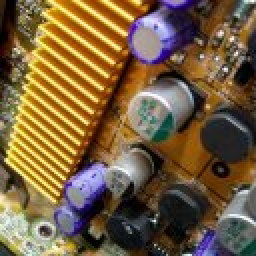
%> input picture Robert_Sobel_Thinning/test1.png, 128 x 128 px (shown 2 times larger)
$ octave --eval "result = robert('test1.png');"   (GNU Octave 9; MATLAB toolbox functions it lacks are replaced by stand-ins)
%> lines starting %> are read from the running program, lines starting %| are printed output that depends on the picture
function [gradientMag,gradientDir]=robert(Y)
%> called with Y = 'test1.png'
    z = imread(Y);
%> z is the input picture: size 128x128x3 uint8; mean R, G, B 119.9, 96.7, 63.7
    I = double(z);
    h = size(I, 1);
%> h = 128
    w = size(I, 2);
%> w = 128
    color= size(I, 3);
%> color = 3
    figure; subplot(3,3,1);imshow(uint8(I));title('Original');

    %figure;
    gradientMag = zeros(size(I));
    gradientDir = zeros(size(I));
    Gx = [0 0 0;0 1 0;0 0 -1];
    Gy = [0 0 1;0 -1 0;0 0 0];
    %Kernel idea from  http://homepages.inf.ed.ac.uk/rbf/HIPR2/roberts.htm

    for i = 2 : h-1
        for j = 2 : w-1
               for k = 1 : color
                   temp= I(i - 1 : i +1 , j-1 : j + 1, k);
                   a=sum(Gx .* temp);
                   x = sum(sum(a));
                   b= (sum(Gy.* temp));
                   y = sum(sum(b));
                   pixel =sqrt(x^2+ y^2);
                   gradientMag(i, j, k) = (pixel);
                   gradientDir(i,j,k) = atand(y/x);
               end
        end
    end
%> gradientDir: size 128x128x3 double; 0.89% of the values are NaN or infinite; the others: min -90, max 90, mean -0.905
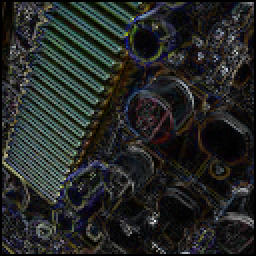
%> gradientMag: size 128x128x3 double (shown 2 times larger); mean R, G, B 37.4, 40, 38.1
    gradientMag = uint8(gradientMag);
%> gradientMag: size 128x128x3 uint8
    gradientDir = uint8(gradientDir);
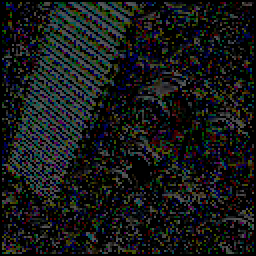
%> gradientDir: size 128x128x3 uint8 (shown 2 times larger); mean R, G, B 22.1, 24.3, 24.6
    subplot(3,3,2) ;imshow(gradientMag);
    subplot(3,3,3) ;imshow(gradientDir);

    %Threshold the value based on observing histogram
    %Grayscale will be much better to visualize

    subplot(3,3,5) ;histogram(gradientMag);title('Histogram for Gradient Magnitude');
    subplot(3,3,6) ;histogram(gradientDir);title('Histogram for Gradient Direction');
    gradientMag = rgb2gray(gradientMag);
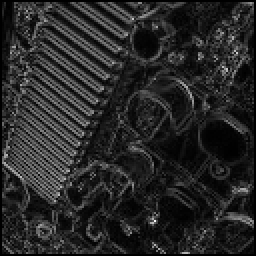
%> gradientMag: size 128x128 uint8 (shown 2 times larger); min 0, max 247, mean 39
    gradientDir = rgb2gray(gradientDir);
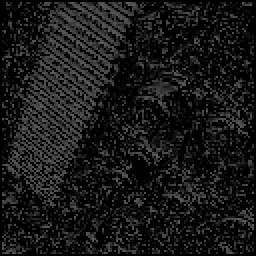
%> gradientDir: size 128x128 uint8 (shown 2 times larger); min 0, max 90, mean 23.7
    gradientMag(gradientMag>= 30) = 255;
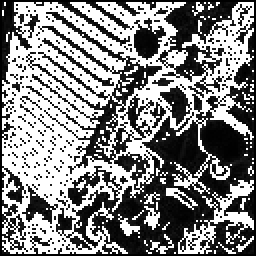
%> gradientMag: size 128x128 uint8 (shown 2 times larger); min 0, max 255, mean 131.9
    gradientMag(gradientMag < 30) = 0;
%> gradientMag: size 128x128 uint8; 48.8% white in thin lines or dots
    gradientDir(gradientDir >= 10) = 255;
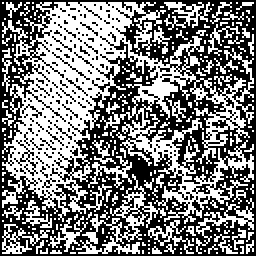
%> gradientDir: size 128x128 uint8 (shown 2 times larger); min 0, max 255, mean 124.7
    gradientDir(gradientDir < 10) =0;
%> gradientDir: size 128x128 uint8; 48.7% white in thin lines or dots
%> `result = robert('test1.png');`:
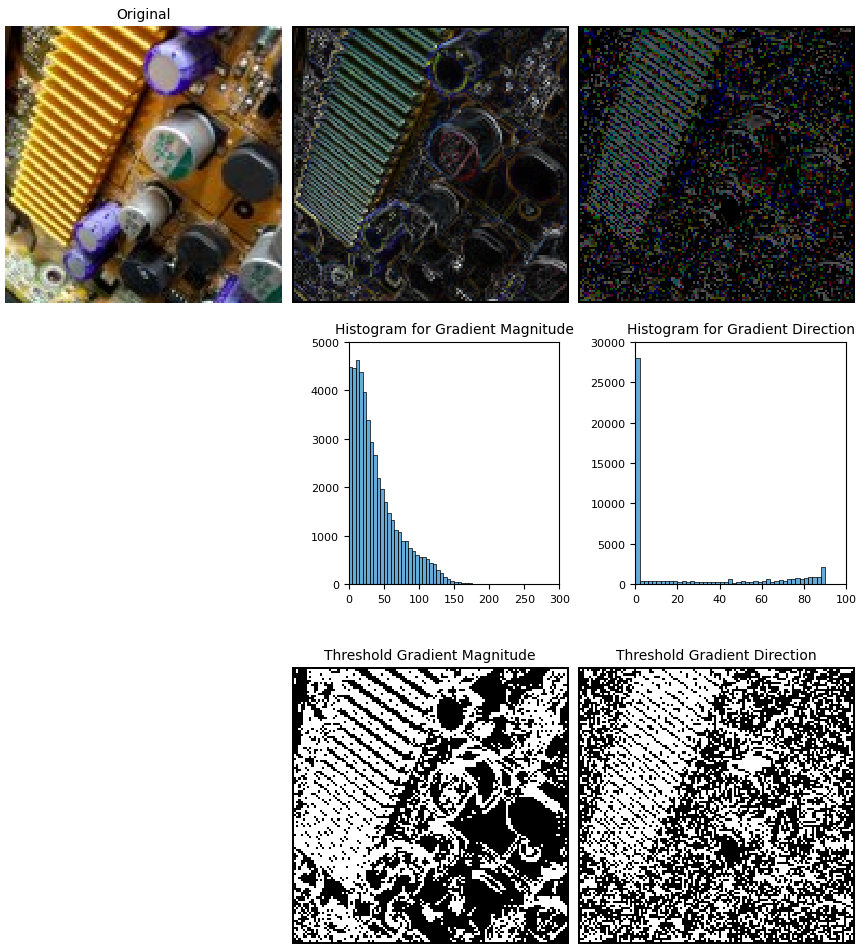
%> figure redrawn from the program's plot data, 7 panels
    subplot(3,3,8) ;imshow(gradientMag);title('Threshold Gradient Magnitude');
    subplot(3,3,9) ;imshow(gradientDir);title('Threshold Gradient Direction');

end

$ run again, on Robert_Sobel_Thinning/test2.png
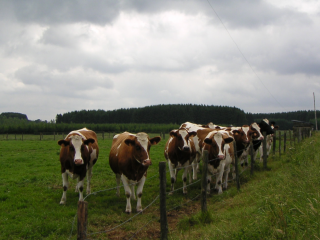
%> input picture Robert_Sobel_Thinning/test2.png, 320 x 240 px
%> in robert, z is the input picture: size 240x320x3 uint8; mean R, G, B 125.5, 127.7, 110.7
%> in robert, `gradientMag(gradientMag>= 30) = 255;`:
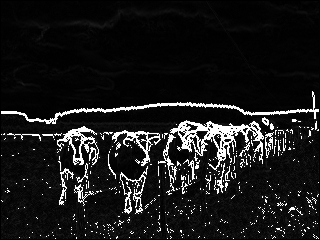
%> gradientMag: size 240x320 uint8; min 0, max 255, mean 25.8
%> in robert, `gradientDir(gradientDir >= 10) = 255;`:
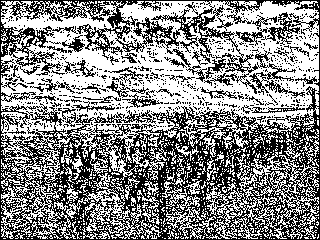
%> gradientDir: size 240x320 uint8; min 0, max 255, mean 138
